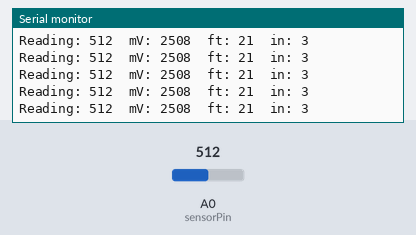
Simulated run of this sketch. Board: Arduino Uno, built with avr-gcc and run on an emulated ATmega328P. Shown: the last lines printed to the serial monitor. The test bench sets the inputs (shaded band); at power-on: A0 (sensorPin) = 512.

Above: at 1.2 s.
1.3 s: A0 (sensorPin) set to 213
At 1.34 s:
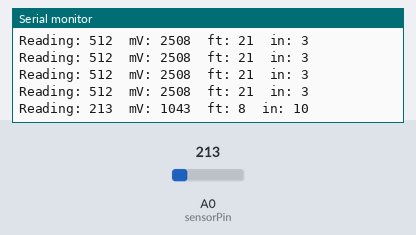
4.3 s: A0 (sensorPin) set to 212
At 4.34 s:
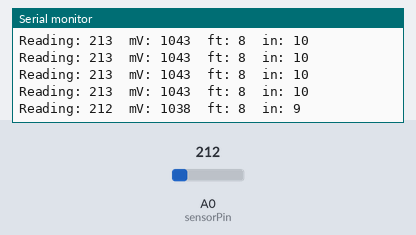
10.3 s: A0 (sensorPin) set to 281
At 10.3 s:
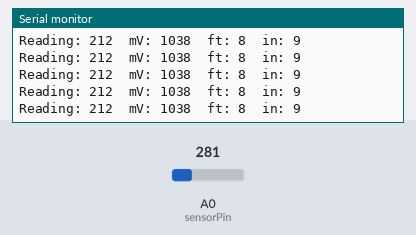
13.3 s: A0 (sensorPin) set to 264
At 13.31 s:
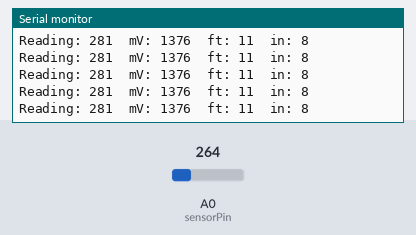
Timing chart, 0 to 16.3 s (numbered marks = the images above; inputs shaded):
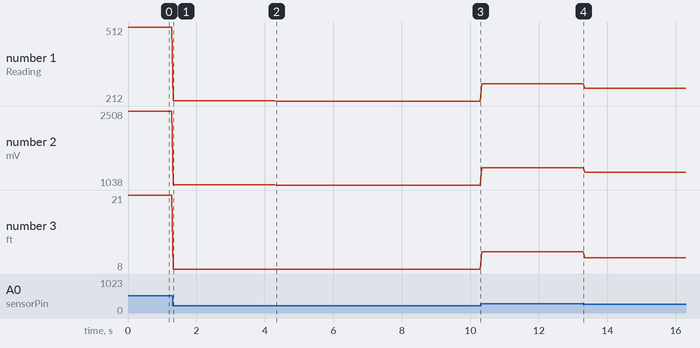

The sketch:

Maxbotic_EZ0.ino
```cpp
int sensorPin = A0;

int sensorValue = 0;

void setup()
{
  Serial.begin(9600);
}


void loop()
{
  int mV = 0;
  int inches = 0;
  sensorValue = analogRead(sensorPin);

  Serial.print("Reading: ");
  Serial.print(sensorValue);

  Serial.print("  mV: ");
  mV = sensorValue * 4.9;
  Serial.print(mV);

  inches = int(mV / 9.8);

  Serial.print("  ft: ");
  Serial.print(inches / 12);

  Serial.print("  in: ");
  Serial.println(inches % 12);


  delay(50);
}
```

Measured:
- after the input at 1.3 s, the serial monitor: prints a new line at once (image 1)
- after the input at 4.3 s, the serial monitor: prints a new line at once (image 2)
- plotted number 1: 512 → 213 after the input at 1.3 s, 213 → 212 after the input at 4.3 s, 212 → 281 after the input at 10.3 s, 281 → 264 after the input at 13.3 s
- plotted number 2: 2508 → 1043 after the input at 1.3 s, 1043 → 1038 after the input at 4.3 s, 1038 → 1376 after the input at 10.3 s, 1376 → 1293 after the input at 13.3 s
- plotted number 3: 21 → 8 after the input at 1.3 s, 8 → 11 after the input at 10.3 s, 11 → 10 after the input at 13.3 s
